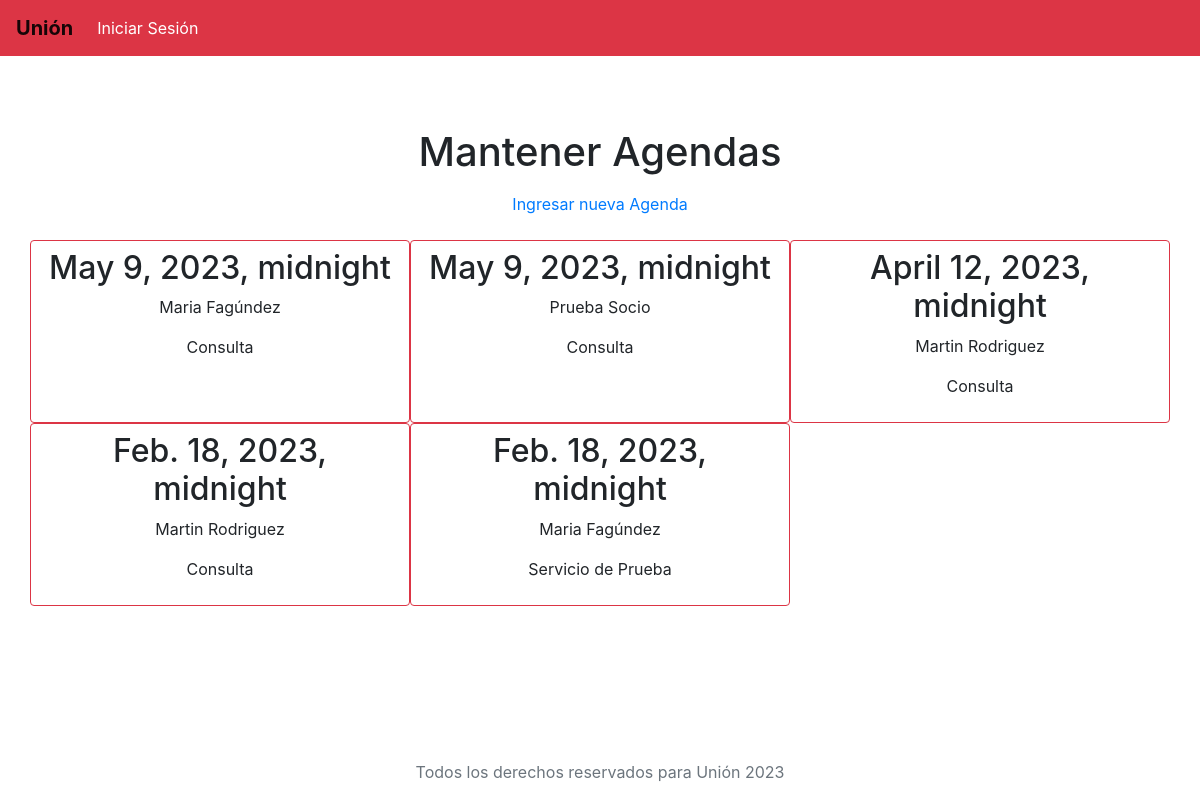
The app's page /manteneragendas/, older data.
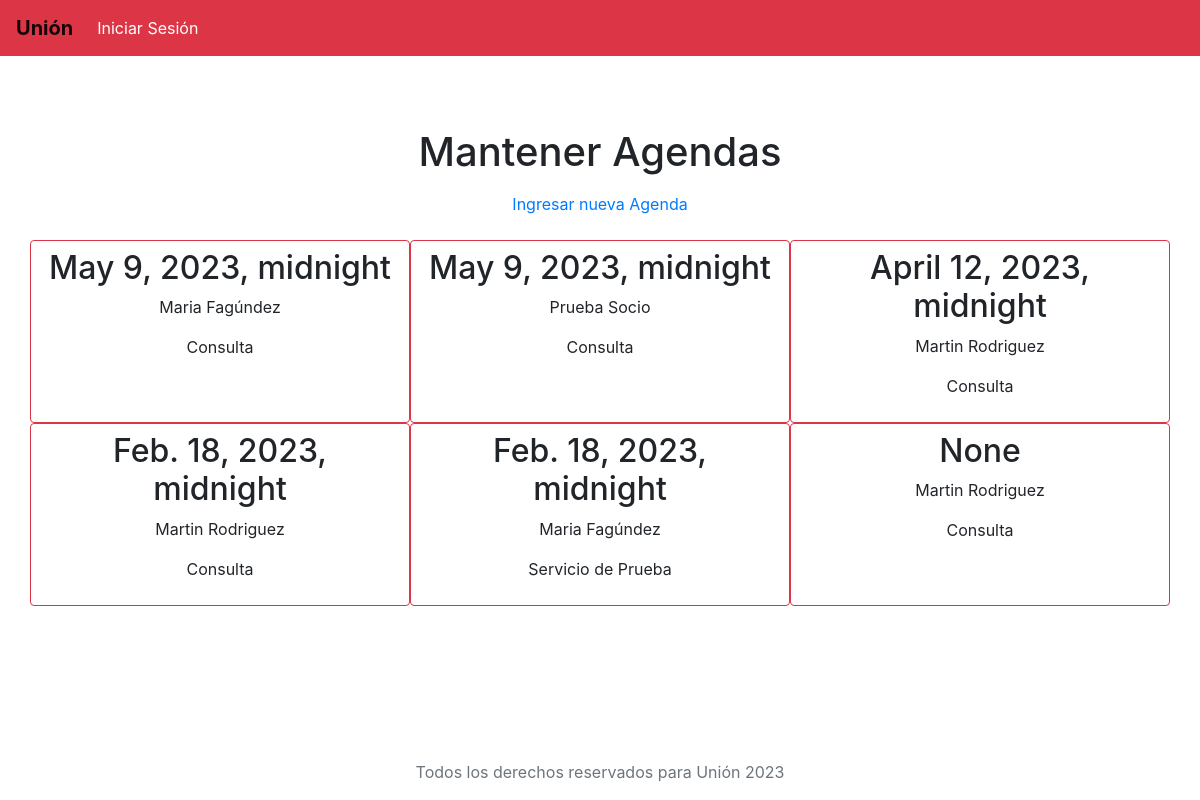
The same page, newer data.
### base/models.py (models this page shows, shortened)
class Agenda(models.Model):
    fecha = models.DateTimeField(null=True, default=None)
    socio = models.ForeignKey(Socio, on_delete=models.CASCADE)
    servicio = models.ForeignKey(Servicio, on_delete=models.CASCADE)
    empleado = models.ForeignKey(Empleado, on_delete=models.CASCADE)
    local = models.ForeignKey(Local, on_delete=models.CASCADE)
    user = models.ForeignKey(User, null=True, on_delete=models.SET_NULL)

class Socio(models.Model):
    nombre = models.CharField(max_length=30)
    apellido = models.CharField(max_length=30)
    telefono = models.IntegerField(null=True, default=None)
    email = models.EmailField()
    def __str__(self):
        return self.nombre + ' ' + self.apellido

class Servicio(models.Model):
    nombre = models.CharField(max_length=30)
    descripcion = models.TextField()
    def __str__(self):
        return self.nombre

### base/views.py (the view)
# urls.py: path('manteneragendas/', views.manteneragendas),
def manteneragendas(request):
    agendas = Agenda.objects.order_by('-fecha')
    return render(request, 'manteneragendas.html', {'agendas': agendas})

### templates/manteneragendas.html (shortened to what this page needs)
{% extends 'layouts/main.html' %}
{% block content %}
    <h1 class="text-center pb-2"> Mantener Agendas </h1>
    <div class="row pb-4 text-center">
        <div class="col-12">
            <a href="/agenda/">Ingresar nueva Agenda</a>
        </div>
    </div>
    <div class="row text-center">
        {% for p in agendas %}
            <div class="col-4 py-2 border border-danger rounded">
                <h2>{{p.fecha}}</h2>
                <p>{{p.socio}}</p>
                <p>{{p.servicio}}</p>
            </div>
        {% endfor %}
    </div>
{% endblock %}

### templates/layouts/main.html (shortened to what this page needs)
{% load static %}
<!DOCTYPE html>
<html lang="en">
<head>
    <link rel="stylesheet" href="{% static 'styles/bootstrap.css' %}">
</head>
<body>
    <nav class="navbar navbar-expand-lg navbar-light bg-danger">
        <a class="navbar-brand" href="/"><b>Unión</b></a>
        <div class="collapse navbar-collapse" id="navbarNav">
          <ul class="navbar-nav">
            {% if request.user.is_authenticated %}
              <li class="nav-item">
                <a class="nav-link text-white" href="/logout">Cerrar Sesión</a>
              </li>
            {% else %}
              <li class="nav-item">
                <a class="nav-link text-white" href="/login">Iniciar Sesión</a>
              </li>
            {% endif %}
          </ul>
        </div>
    </nav>
    <main role="main" class="container my-5">
        <div class="py-4">
            {% block content %}
            {% endblock %}
        </div>
    </main>
    <footer class="footer fixed-bottom pb-3">
        <div class="container-fluid">
            <div class="row text-center">
                <div class="col-12">
                    <span class="text-muted">Todos los derechos reservados para Unión 2023 </span>
                </div>
            </div>
        </div>
    </footer>
</body>
</html>

Row changes from the older to the newer data that the page shows:
added Agenda: fecha "None", socio "Martin Rodriguez", servicio "Consulta"
